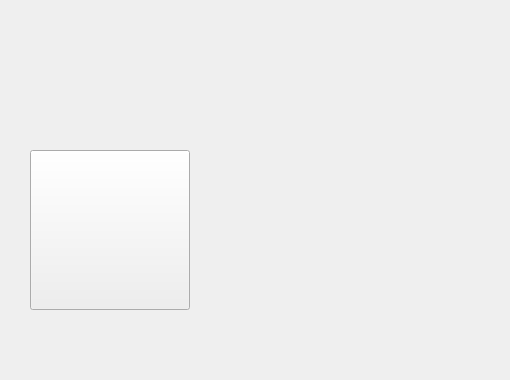
<?xml version="1.0" encoding="UTF-8"?>
<ui version="4.0">
 <class>StartForm</class>
 <widget class="QWidget" name="StartForm">
  <property name="geometry">
   <rect>
    <x>0</x>
    <y>0</y>
    <width>510</width>
    <height>380</height>
   </rect>
  </property>
  <property name="windowTitle">
   <string>Form</string>
  </property>
  <widget class="QWidget" name="sheepWidget" native="true">
   <property name="geometry">
    <rect>
     <x>319</x>
     <y>120</y>
     <width>200</width>
     <height>270</height>
    </rect>
   </property>
  </widget>
  <widget class="QPushButton" name="playButton">
   <property name="geometry">
    <rect>
     <x>30</x>
     <y>150</y>
     <width>160</width>
     <height>160</height>
    </rect>
   </property>
   <property name="text">
    <string/>
   </property>
  </widget>
 </widget>
 <resources/>
 <connections/>
</ui>
